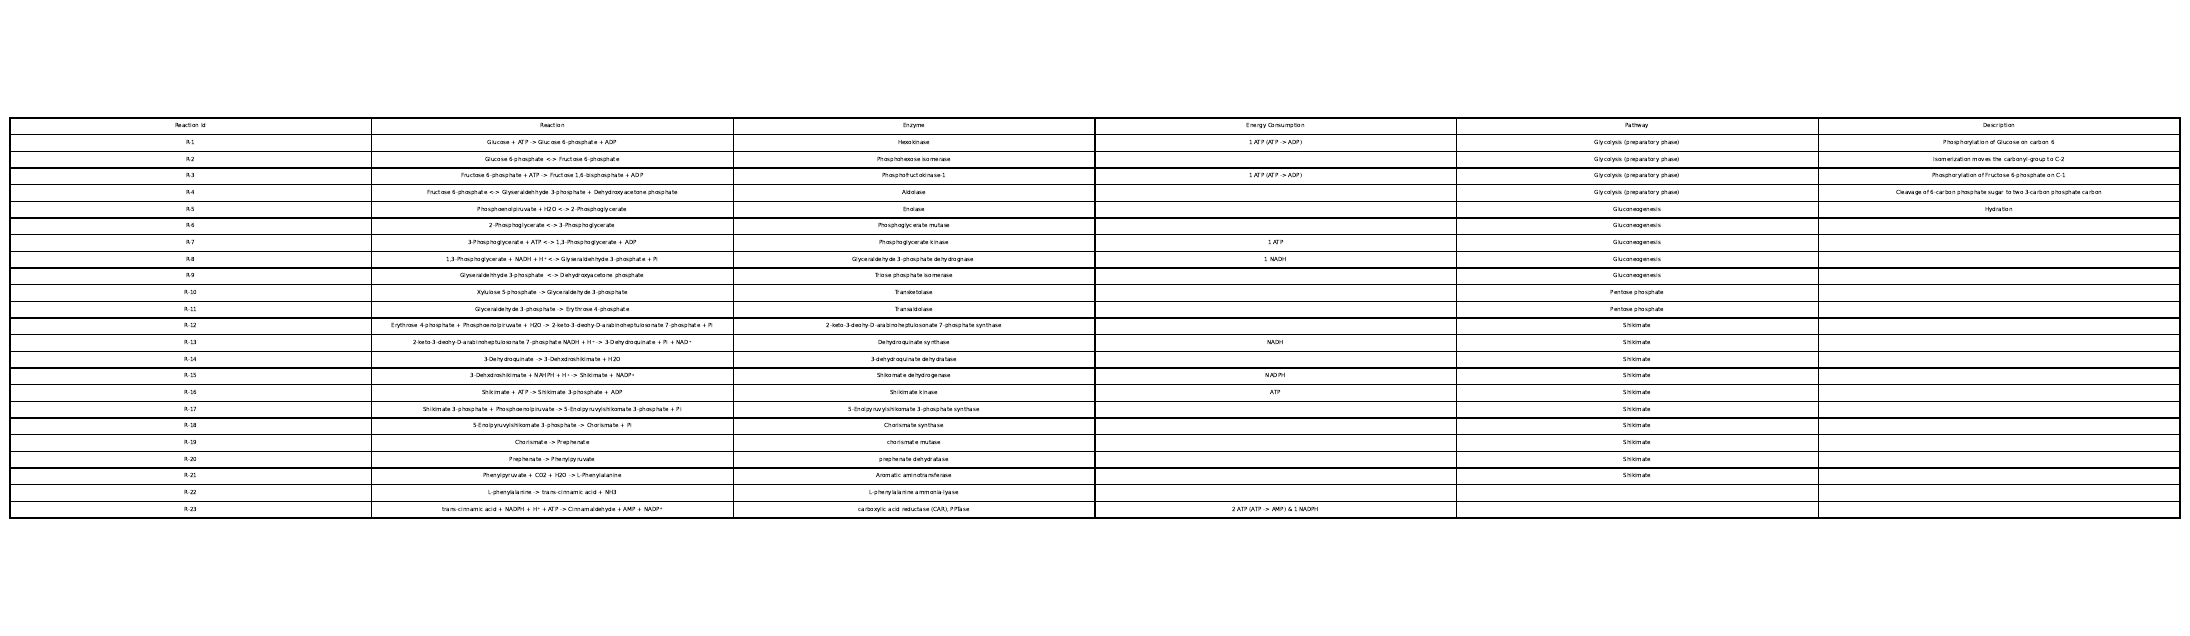

Python code for this plot:
import pandas as pd
import matplotlib.pyplot as plt

pd.set_option('display.max_columns', None)
pd.set_option('display.max_colwidth', 1)

reaction = pd.DataFrame({
    "Reaction Id": ["R-1", "R-2", "R-3", "R-4", "R-5", "R-6", "R-7", "R-8", "R-9", "R-10", "R-11", "R-12", "R-13",
                    "R-14", "R-15", "R-16", "R-17", "R-18", "R-19", "R-20", "R-21", "R-22", "R-23"],

    "Reaction": ["Glucose + ATP -> Glucose 6-phosphate + ADP",
                 "Glucose 6-phosphate <-> Fructose 6-phosphate",
                 "Fructose 6-phosphate + ATP -> Fructose 1,6-bisphosphate + ADP",
                 "Fructose 6-phosphate <-> Glyseraldehhyde 3-phosphate + Dehydroxyacetone phosphate",
                 "Phosphoenolpiruvate + H2O <-> 2-Phosphoglycerate",
                 "2-Phosphoglycerate <-> 3-Phosphoglycerate",
                 "3-Phosphoglycerate + ATP <-> 1,3-Phosphoglycerate + ADP",
                 "1,3-Phosphoglycerate + NADH + H⁺ <-> Glyseraldehhyde 3-phosphate + Pi",
                 "Glyseraldehhyde 3-phosphate  <-> Dehydroxyacetone phosphate",
                 "Xylulose 5-phosphate -> Glyceraldehyde 3-phosphate",
                 "Glyceraldehyde 3-phosphate -> Erythrose 4-phosphate",
                 "Erythrose 4-phosphate + Phosphoenolpiruvate + H2O -> 2-keto-3-deohy-D-arabinoheptulosonate 7-phosphate + Pi",
                 "2-keto-3-deohy-D-arabinoheptulosonate 7-phosphate NADH + H⁺ -> 3-Dehydroquinate + Pi + NAD⁺",
                 "3-Dehydroquinate -> 3-Dehxdroshikimate + H2O",
                 "3-Dehxdroshikimate + NAHPH + H⁺ -> Shikimate + NADP⁺",
                 "Shikimate + ATP -> Shikimate 3-phosphate + ADP",
                 "Shikimate 3-phosphate + Phosphoenolpiruvate -> 5-Enolpyruvylshikomate 3-phosphate + Pi",
                 "5-Enolpyruvylshikomate 3-phosphate -> Chorismate + Pi",
                 "Chorismate -> Prephenate",
                 "Prephenate -> Phenylpyruvate",
                 "Phenylpyruvate + CO2 + H2O -> L-Phenylalanine",
                 "L-phenylalanine -> trans-cinnamic acid + NH3",
                 "trans-cinnamic acid + NADPH + H⁺ + ATP -> Cinnamaldehyde + AMP + NADP⁺"
                 ],

    "Enzyme": ["Hexokinase", "Phosphohexose isomerase", "Phosphofructokinase-1", "Aldolase", "Enolase",
               "Phosphoglycerate mutase", "Phosphoglycerate kinase", "Glyceraldehyde 3-phosphate dehydrognase ",
               "Triose phosphate isomerase", "Transketolase", "Transaldolase",
               "2-keto-3-deohy-D-arabinoheptulosonate 7-phosphate synthase", "Dehydroquinate synthase",
               "3-dehydroquinate dehydratase", "Shikomate dehydrogenase", "Shikimate kinase",
               "5-Enolpyruvylshikomate 3-phosphate synthase", "Chorismate synthase", "chorismate mutase",
               "prephenate dehydratase", "Aromatic aminotransferase", "L-phenylalanine ammonia-lyase",
               "carboxylic acid reductase (CAR), PPTase"],

    "Energy Consumption": ["1 ATP (ATP -> ADP)", None, "1 ATP (ATP -> ADP)", None, None, None, "1 ATP", "1 NADH",
                           None, None, None, None, "NADH", None, "NADPH", "ATP", None, None, None, None, None, None, "2 ATP (ATP -> AMP) & 1 NADPH"],

    "Pathway": ["Glycolysis (preparatory phase)", "Glycolysis (preparatory phase)",
                "Glycolysis (preparatory phase)", "Glycolysis (preparatory phase)",
                "Gluconeogenesis", "Gluconeogenesis", "Gluconeogenesis", "Gluconeogenesis", "Gluconeogenesis",
                "Pentose phosphate", "Pentose phosphate", "Shikimate", "Shikimate", "Shikimate", "Shikimate",
                "Shikimate", "Shikimate", "Shikimate", "Shikimate", "Shikimate", "Shikimate", None, None],

    "Description": ["Phosphorylation of Glucose on carbon 6", "Isomerization moves the carbonyl-group to C-2",
                    "Phosphorylation of Fructose 6-phosphate on C-1",
                    "Cleavage of 6-carbon phosphate sugar to two 3-carbon phosphate carbon",
                    "Hydration", None, None, None, None, None, None, None, None, None, None,
                    None, None, None, None, None, None, None, None]
})

font_size = 4
pdf_filename = 'reaction1.pdf'
fig, ax = plt.subplots(figsize=(28, 8))
ax.axis('off')
table = ax.table(cellText=reaction.values, colLabels=reaction.columns, cellLoc='center', loc='center', fontsize=font_size)
table.auto_set_font_size(False)
table.set_fontsize(font_size)
plt.savefig(pdf_filename, format='pdf', bbox_inches='tight')
plt.close()
